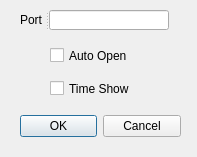
<?xml version="1.0" encoding="UTF-8"?>
<ui version="4.0">
 <class>OptionDlg</class>
 <widget class="QDialog" name="OptionDlg">
	<property name="geometry">
	 <rect>
		<x>0</x>
		<y>0</y>
		<width>197</width>
		<height>157</height>
	 </rect>
	</property>
	<property name="windowTitle">
	 <string>Option</string>
	</property>
	<widget class="QDialogButtonBox" name="buttonBox">
	 <property name="geometry">
		<rect>
		 <x>20</x>
		 <y>110</y>
		 <width>161</width>
		 <height>32</height>
		</rect>
	 </property>
	 <property name="orientation">
		<enum>Qt::Horizontal</enum>
	 </property>
	 <property name="standardButtons">
		<set>QDialogButtonBox::Cancel|QDialogButtonBox::Ok</set>
	 </property>
	</widget>
	<widget class="QCheckBox" name="chkAutoOpen">
	 <property name="geometry">
		<rect>
		 <x>50</x>
		 <y>47</y>
		 <width>111</width>
		 <height>17</height>
		</rect>
	 </property>
	 <property name="text">
		<string>Auto Open</string>
	 </property>
	</widget>
	<widget class="QCheckBox" name="chkTimeShow">
	 <property name="geometry">
		<rect>
		 <x>50</x>
		 <y>80</y>
		 <width>111</width>
		 <height>17</height>
		</rect>
	 </property>
	 <property name="text">
		<string>Time Show</string>
	 </property>
	</widget>
	<widget class="QSplitter" name="splitter">
	 <property name="geometry">
		<rect>
		 <x>20</x>
		 <y>10</y>
		 <width>149</width>
		 <height>20</height>
		</rect>
	 </property>
	 <property name="orientation">
		<enum>Qt::Horizontal</enum>
	 </property>
	 <widget class="QLabel" name="label">
		<property name="text">
		 <string>Port</string>
		</property>
	 </widget>
	 <widget class="QLineEdit" name="lePort"/>
	</widget>
 </widget>
 <resources/>
 <connections>
	<connection>
	 <sender>buttonBox</sender>
	 <signal>accepted()</signal>
	 <receiver>OptionDlg</receiver>
	 <slot>accept()</slot>
	 <hints>
		<hint type="sourcelabel">
		 <x>248</x>
		 <y>254</y>
		</hint>
		<hint type="destinationlabel">
		 <x>157</x>
		 <y>274</y>
		</hint>
	 </hints>
	</connection>
 </connections>
</ui>
